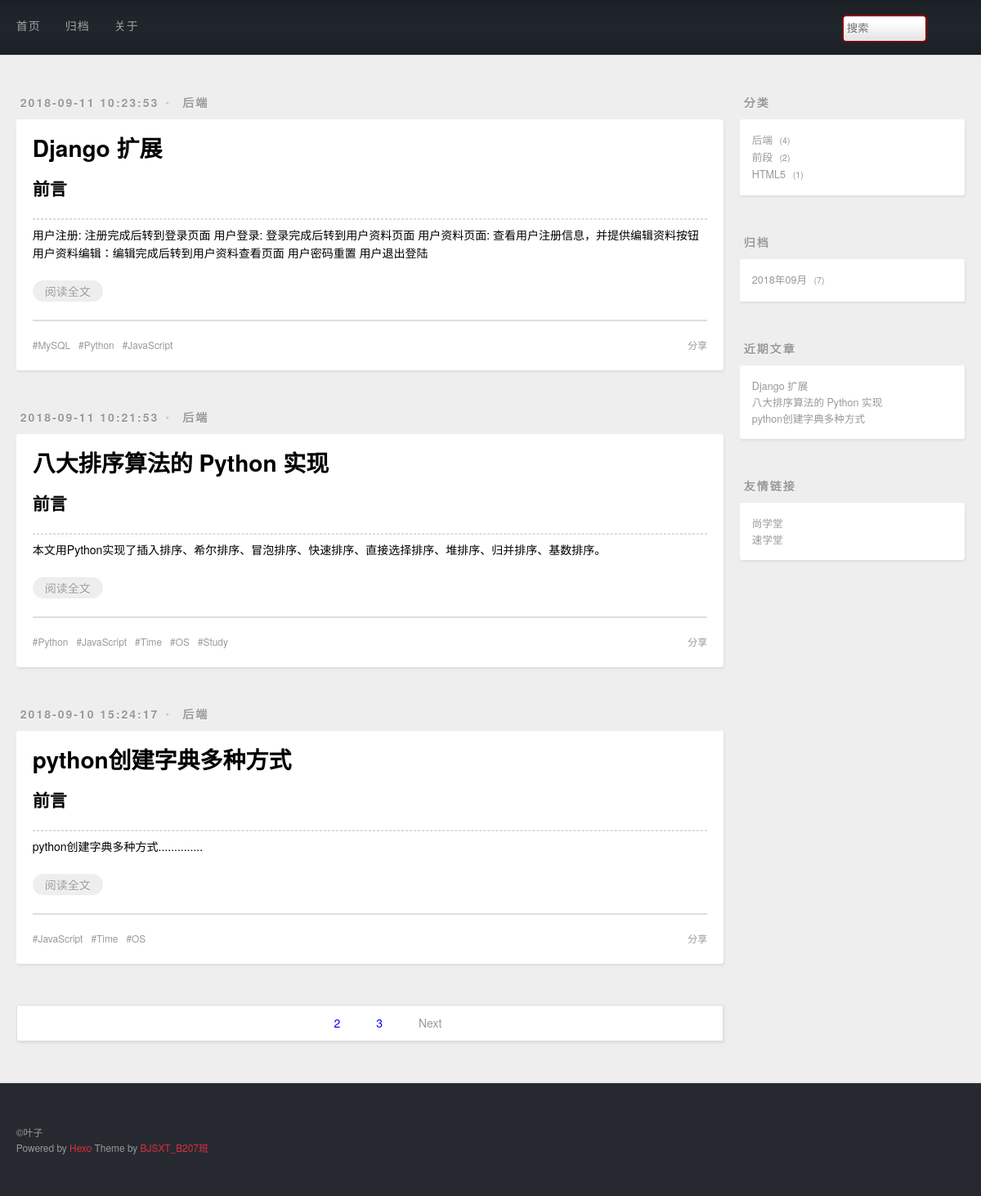
The page / on the database its author committed.
### blog/models.py (models this page shows, shortened)
class Post(models.Model):
    id = models.AutoField(primary_key=True)
    title = models.CharField(max_length=20, verbose_name='标题')
    desc = models.TextField(verbose_name='简介')
    content = RichTextUploadingField(null=True, blank=True, verbose_name='内容')
    created = models.DateTimeField(auto_now_add=True, verbose_name='创建时间')
    modified = models.DateField(auto_now=True)
    category = models.ForeignKey(Category, on_delete=models.CASCADE)
    tag = models.ManyToManyField(Tag)
    class Meta:
        db_table = "t_post"
        verbose_name_plural = '帖子'

class Category(models.Model):
    id = models.AutoField(primary_key=True, unique=True)
    cname = models.CharField(max_length=20)
    def __str__(self):
        return self.cname
    class Meta:
        db_table = "t_category"
        verbose_name_plural = '类别'

class Tag(models.Model):
    id = models.AutoField(primary_key=True)
    tname = models.CharField(max_length=20)
    class Meta:
        db_table = "t_tag"
        verbose_name_plural = '标签'

### blog/views.py (the view)
# urls.py: url('^$', views.index, name='index'),
def index(request, num='1'):
    if not num:
        num = '1'
    size = '3'
    posts, page_range = get_page(num, size)
    return render(request, 'index.html', {'posts': posts, 'page_range': page_range})

### blog/views.py (called while the page is built)
def get_page(num, size):
    num = int(num)
    paginator = Paginator(Post.objects.all().order_by('-created'), size)
    if num < 1:
        num = 1
    if num > paginator.num_pages:
        num = paginator.num_pages
    a_size = 3
    start = ((num-1)//a_size)*10+1
    end = start + a_size
    if end > paginator.num_pages:
        end = paginator.num_pages + 1
    return paginator.page(num), range(start, end)

### sxtblog/getrightinfp.py (called while the page is built)
def get_right_info(request):
    from django.db.models import Count
    cate_posts = Post.objects.values('category__cname','category').annotate(count=Count('*')).order_by('-count')
    from django.db import connection
    cursor = connection.cursor()
    arc_posts = cursor.execute(
        "select created,count('*') as count from t_post group by strftime('%Y-%m',created) order by count desc"
    ).fetchall()
    cursor.close()
    recent_posts = Post.objects.order_by('-id')[:3]
    return {'cate_posts': cate_posts,'recent_posts': recent_posts,'arc_posts': arc_posts}

### blog/templates/index.html (shortened to what this page needs)
{% extends 'base.html' %}
{% block main %}
    {% for post in posts %}
    <article class="article article-type-post">
        <div class="article-meta">
            <a class="article-date">
                <time><font style="vertical-align: inherit;"><font style="vertical-align: inherit;">{{ post.created|date:'Y-m-d H:i:s ' }}</font></font></time>
            </a>
            <div class="article-category">
                <a class="article-category-link" href="{% url 'blog:category' post.category.id %}" target="_blank"><font style="vertical-align: inherit;"><font style="vertical-align: inherit;">{{ post.category }}</font></font></a>
            </div>
        </div>
        <div class="article-inner">
            <header class="article-header">
                <h1 itemprop="name">
                    <a class="article-title" href="/post/{{ post.id }}" target="_blank"><font style="vertical-align: inherit;"><font style="vertical-align: inherit;">{{ post.title }}</font></font></a>
                </h1>
            </header>
            <div class="article-entry" itemprop="articleBody">
                <h2><font style="vertical-align: inherit;"><font style="vertical-align: inherit;">前言</font></font></h2>
                <hr><font style="vertical-align: inherit;"><font style="vertical-align: inherit;">
                {{ post.desc }}
                </font></font><p class="article-more-link">
                    <a href="/post/{{ post.id }}" target="_blank"><font style="vertical-align: inherit;"><font style="vertical-align: inherit;">阅读全文</font></font></a>
                </p>
            </div>
            <footer class="article-footer">
                <a data-url="存放文章的url" class="article-share-link"><font style="vertical-align: inherit;"><font style="vertical-align: inherit;">分享</font></font></a>
                <ul class="article-tag-list">
                    {% for t in post.tag.all %}
                    <li class="article-tag-list-item">
                        <a class="article-tag-list-link" href="#"><font style="vertical-align: inherit;"><font style="vertical-align: inherit;">{{ t.tname }}</font></font></a>
                    </li>
                    {% endfor %}
                </ul>
            </footer>
        </div>
    </article>
{% endfor %}
    <nav id="page-nav">
        {% for page in page_range %}
            {% if page == posts.number %}
                 <a style="color:black; font-weight: bold;" class="page-number" href="/blog/{{ page }}"><font style="vertical-align: inherit;"><font style="vertical-align: inherit;">{{ i }}</font></font></a>
            {% else %}
                 <a style="color:blue;" class="page-number" href="/blog/{{ page }}"><font style="vertical-align: inherit;"><font style="vertical-align: inherit;">{{ page }}</font></font></a>
            {% endif %}
        {% endfor %}
        {% if posts.has_next%}
            <a class="page-number" href="/blog/{{ posts.next_page_number }}"><font style="vertical-align: inherit;"><font style="vertical-align: inherit;">Next</font></font></a>
        {% endif %}
    </nav>
{% endblock %}

### templates/base.html (shortened to what this page needs)
{% load staticfiles %}
<!DOCTYPE html>
<html lang="en">
<head>
    <link rel="stylesheet" href="{% static 'css/style.css' %}">
</head>
<body>
<div id="container">
    <div id="wrap">
        <header id="header">
            {% include 'header.html'  %}
        </header>
<div class="outer">
    <div id="main">
        {% block main %}
        {% endblock %}
    </div>
<aside id="sidebar">
     {% include 'right.html' %}
</aside>
</div>
        <footer id="footer">
            {% include 'footer.html' %}
        </footer>
    </div>
</div>
</body>
</html>

### templates/header.html
<div id="banner"></div>
    <div id="header-outer" class="outer">
        <div id="header-inner" class="inner">
            <nav id="main-nav">
                <a class="main-nav-link" href="{% url 'blog:index' %}"><font style="vertical-align: inherit;"><font style="vertical-align: inherit;">首页</font></font></a>
                <a class="main-nav-link" href="#"><font style="vertical-align: inherit;"><font style="vertical-align: inherit;">归档</font></font></a>
                <a class="main-nav-link" href="{% url 'blog:about' %}" target="_blank"><font style="vertical-align: inherit;"><font style="vertical-align: inherit;">关于</font></font></a>
            </nav>
            <div class="d1">
                <form method="get" action="/search/">
                    <input type="text" name="q" placeholder=" 搜索">
                </form>
            </div>
        </div>
    </div>

### templates/right.html
<div class="widget-wrap">
    <h3 class="widget-title"><font style="vertical-align: inherit;"><font style="vertical-align: inherit;">分类</font></font></h3>
    <div class="widget">
        <ul class="category-list">
            {% for category in cate_posts  %}
                <li class="category-list-item">
                    <a class="category-list-link" href="/category/{{ category.category }}"><font style="vertical-align: inherit;"><font style="vertical-align: inherit;">{{ category.category__cname }}</font></font></a>
                    <span class="category-list-count"><font style="vertical-align: inherit;"><font style="vertical-align: inherit;">{{ category.count }}</font></font></span>
                </li>
            {% endfor %}
        </ul>
    </div>
</div>
<div class="widget-wrap">
    <h3 class="widget-title"><font style="vertical-align: inherit;"><font style="vertical-align: inherit;">归档</font></font></h3>
    <div class="widget">
        <ul class="archive-list">
            {% for time in arc_posts %}
                <li class="archive-list-item">
                    <a class="archive-list-link" href="/archive/{{ time.0|date:'Y/m' }}"><font style="vertical-align: inherit;"><font style="vertical-align: inherit;">{{ time.0|date:'Y年m月' }}</font></font></a>
                    <span class="archive-list-count"><font style="vertical-align: inherit;"><font style="vertical-align: inherit;">{{ time.1 }}</font></font></span>
                </li>
            {% endfor %}
        </ul>
    </div>
</div>
<div class="widget-wrap">
    <h3 class="widget-title"><font style="vertical-align: inherit;"><font style="vertical-align: inherit;">近期文章</font></font></h3>
    <div class="widget">
        <ul>
            {% for blog in recent_posts %}
                <li>
                    <a href="/post/{{ blog.id }}" target="_blank"><font style="vertical-align: inherit;"><font style="vertical-align: inherit;">{{ blog.title }}</font></font></a>
                </li>
            {% endfor %}
        </ul>
    </div>
</div>
<div class="widget-wrap">
    <h3 class="widget-title"><font style="vertical-align: inherit;"><font style="vertical-align: inherit;">友情链接</font></font></h3>
    <div class="widget">
        <ul>
            <li>
                <a href="http://www.bjsxt.com/" target="_blank"><font style="vertical-align: inherit;"><font style="vertical-align: inherit;">尚学堂</font></font></a>
            </li>
            <li>
                <a href="http://www.sxt.cn/" target="_blank"><font style="vertical-align: inherit;"><font style="vertical-align: inherit;">速学堂</font></font></a>
            </li>
        </ul>
    </div>
</div>

### templates/footer.html
<div class="outer">
    <div id="footer-info" class="inner"><font style="vertical-align: inherit;"><font style="vertical-align: inherit;">
        ©叶子</font></font><br><font style="vertical-align: inherit;"><font style="vertical-align: inherit;">
        Powered by </font></font><a href="http://localhost:8000/#" target="_blank"><font style="vertical-align: inherit;"><font style="vertical-align: inherit;">Hexo</font></font></a><font style="vertical-align: inherit;"><font style="vertical-align: inherit;">
        Theme by </font></font><a href="http://localhost:8000/#" target="_blank"><font style="vertical-align: inherit;"><font style="vertical-align: inherit;">BJSXT_B207班</font></font></a>
    </div>
</div>

### templates/base.html (style rules this page uses)
form { position: relative; width: 150px; margin: 0 auto; }
.d1 { float: right; line-height: 67px; }
.d1 input { width: 100px; height: 30px; border: 2px solid darkred; border-radius: 5px; outline: none; background: white; color: #1e242a; }

### rows shown on the page
Post: created "2018-09-11 10:23:53", category "后端", title "Django 扩展", desc "用户注册: 注册完成后转到登录页面 用户登录: 登录完成后转到用户资料页面 用户资料页面: 查看用户注册信息，并提供编辑资料按钮 用户资料编辑：编辑完成后转到用户资料查看页面 用户密码重置 用户退出登陆"
Tag: tname "MySQL"
Tag: tname "Python"
Tag: tname "JavaScript"
Post: created "2018-09-11 10:21:53", category "后端", title "八大排序算法的 Python 实现", desc "本文用Python实现了插入排序、希尔排序、冒泡排序、快速排序、直接选择排序、堆排序、归并排序、基数排序。"
Tag: tname "Time"
Tag: tname "OS"
Tag: tname "Study"
Post: created "2018-09-10 15:24:17", category "后端", title "python创建字典多种方式", desc "python创建字典多种方式.............."

### other values the page prints
{{ page }} "2" "3"
{{ category.category__cname }} "后端" "前段" "HTML5"
{{ category.count }} "4" "2" "1"
{{ time.0|date:'Y年m月' }} "2018年09月"
{{ time.1 }} "7"
